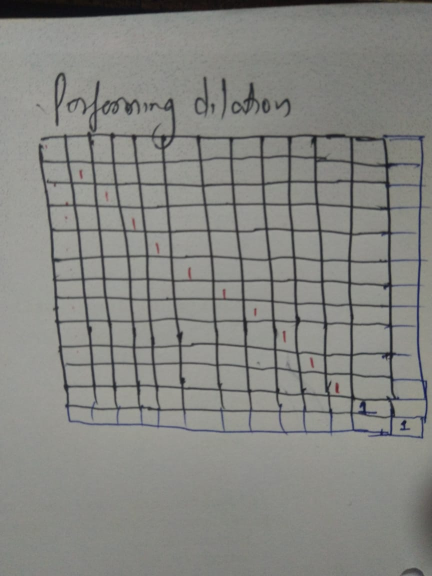
#> input picture 2ef40e26-b947-4952-8986-dd6c5caa91bc.jpg, 864 x 1152 px, given in place of the camera (shown at 1/2 size)
$ jupyter execute --allow-errors 'Live sketch app - opencv.ipynb'   (older library calls are emulated)
#> lines starting #> are read from the running program, lines starting #| are printed output that depends on the picture
#> further down, frame is the input picture: shape (1152, 864, 3); mean B, G, R 129.8, 133.9, 133.3
[cell 1]
import cv2
import matplotlib.pyplot as plt
import numpy as np
import pandas as pd

[cell 2]
#Trial region to check th effect of functions on images
img2 = cv2.imread(r"F:\Completed Task\sonu.jpg")
img4 = cv2.imread(r"F:\PHOTO\ajay.jpg")
# [6 lines of commented-out code are left out]
can = cv2.Canny(img2,10,255)
cv2.imshow('sobelx', can)

cv2.waitKey(0)
cv2.destroyAllWindows()

[cell 3]
def sketch(image):

    grey_img = cv2.cvtColor(image, cv2.COLOR_BGR2GRAY)


    #sharpening the image before removing the noise to streghten its border
    sharpening_kernel = np.array([[-1,-1,-1], [-1,9,-1], [-1,-1,-1]])
    grey_img = cv2.filter2D(grey_img, -1, sharpening_kernel)
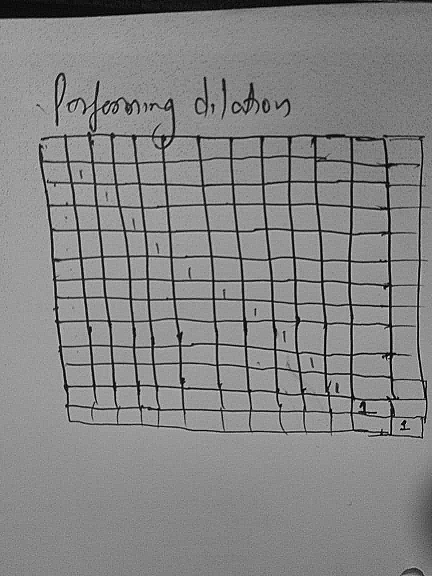
#> grey_img: shape (1152, 864) (shown at 1/2 size); min 0, max 255, mean 133.6


  #reducing the noise in the image

    blur_img = cv2.GaussianBlur(grey_img, (5,5), 0)


  #finding the edges using the canny
  #Edge extraction

    edge_img = cv2.Canny(blur_img, 40,100 )
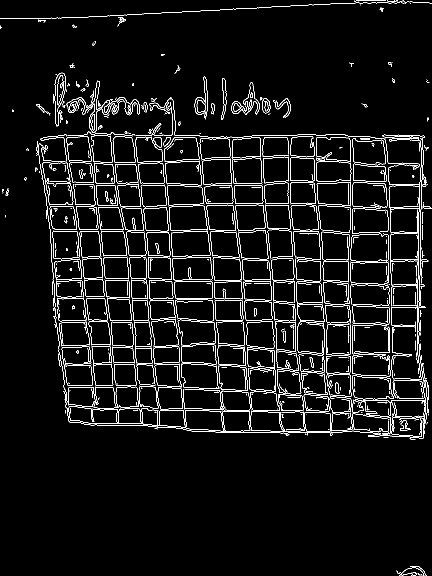
#> edge_img: shape (1152, 864) (shown at 1/2 size); 4.7% white in thin lines or dots

  #Do an invert to binarize the image

    ret, mask = cv2.threshold(edge_img, 30,250,cv2.THRESH_BINARY_INV)
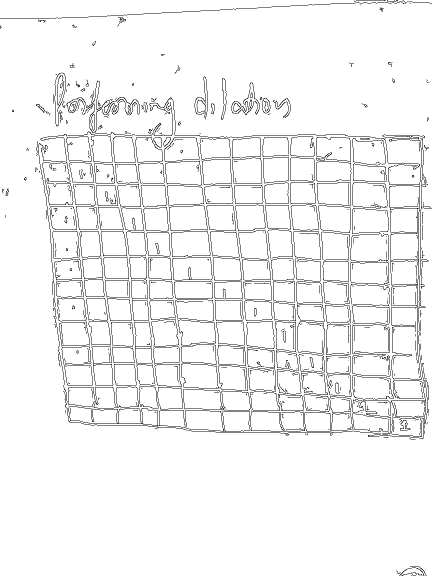
#> mask: shape (1152, 864) (shown at 1/2 size); values 0 (black) and 250 (white), 95.3% white; black in thin lines or dots
    return(mask)
#inititalize webcam cap is the object provided by videocapture
#It contains a boolean indicating if it was successful
#It also contains images collected from the cam

[cell 4]
cap = cv2.VideoCapture(0)
while True:
    ret, frame = cap.read()
    cv2.imshow('MY LIVE SKETCH', sketch(frame))
    if cv2.waitKey(1) ==13:  #enter key will close the webcam video
#> (key q is pressed here)
        break

cap.release()
cv2.destroyAllWindows() #cv2. destroyAllWindows() simply destroys all the windows we created. If you want to destroy


# [11 lines of commented-out code are left out]

#> (a cell that did not finish here is left out)

[cell 6]
import cv2

cap = cv2.VideoCapture(0)

# Define the codec and create VideoWriter object
fourcc = cv2.VideoWriter_fourcc(*'XVID')
out = cv2.VideoWriter('output.avi',fourcc, 20.0, (640,480))

while(cap.isOpened()):
    ret, frame = cap.read()
    if ret==True:
        frame = cv2.flip(frame,0)
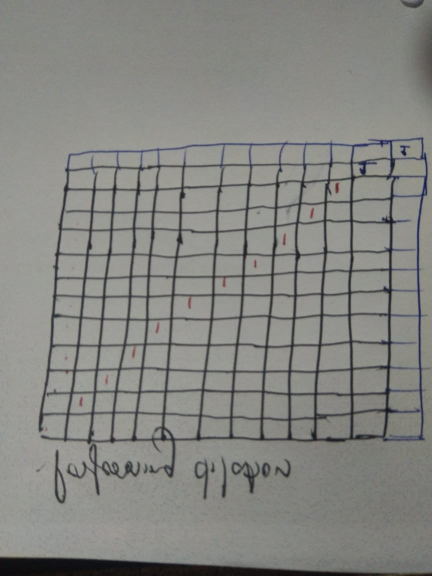
#> frame: shape (1152, 864, 3) (shown at 1/2 size); mean B, G, R 129.8, 133.9, 133.3

        # write the flipped frame
        out.write(frame)

        cv2.imshow('frame',frame)
        if cv2.waitKey(1) & 0xFF == ord('q'):
#> (key q is pressed here)
            break
    else:
        break

# Release everything if job is finished
cap.release()
out.release()
cv2.destroyAllWindows()

[cell 7]
import numpy as np
import cv2

#directly for grey images

cap = cv2.VideoCapture(0)

while(True):
    # Capture frame-by-frame
    ret, frame = cap.read()

    # Our operations on the frame come here
    gray = cv2.cvtColor(frame, cv2.COLOR_BGR2GRAY)
    #gray = cv2.Laplacian(gray,cv2.CV_64F)
    gray = (gray*255).astype(np.uint8) #converting as canny takes images in uint8 form only
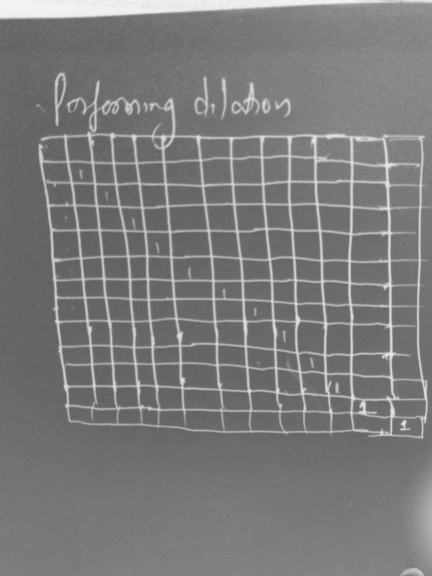
#> gray: shape (1152, 864) (shown at 1/2 size); min 91, max 246, mean 122.7

    gray = cv2.GaussianBlur(gray, (5,5), 0)
    gray = cv2.Canny(gray, 40,100)
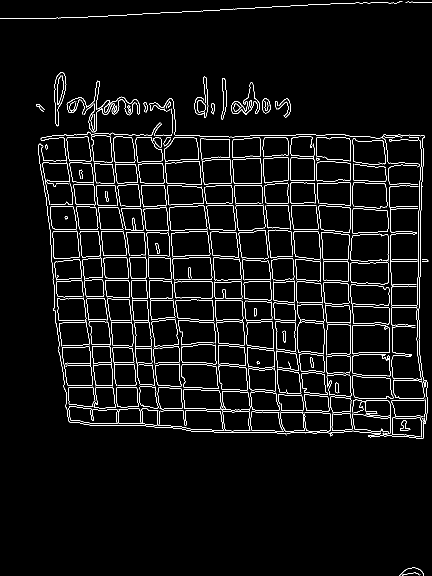
#> gray: shape (1152, 864) (shown at 1/2 size); 4% white in thin lines or dots
    ret, gray = cv2.threshold(gray, 10,250,cv2.THRESH_BINARY_INV)
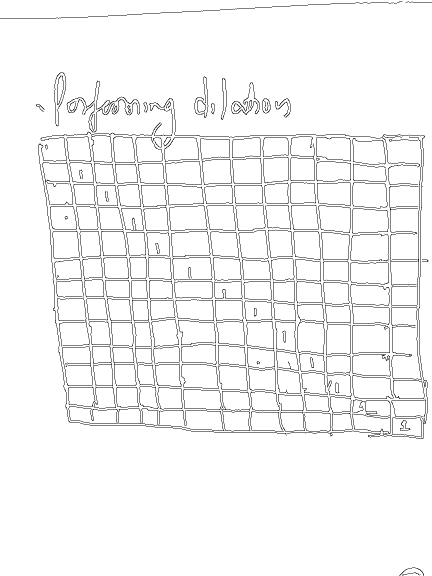
#> gray: shape (1152, 864) (shown at 1/2 size); values 0 (black) and 250 (white), 96% white; black in thin lines or dots
    # Display the resulting frame
    cv2.imshow('frame',gray)
    k = cv2.waitKey(1)
#> (key q is pressed here)
    if k ==27:
        break

#     if cv2.waitKey(1) & 0xFF == ord('q'):
#         break

# When everything done, release the capture
cap.release()
cv2.destroyAllWindows()
